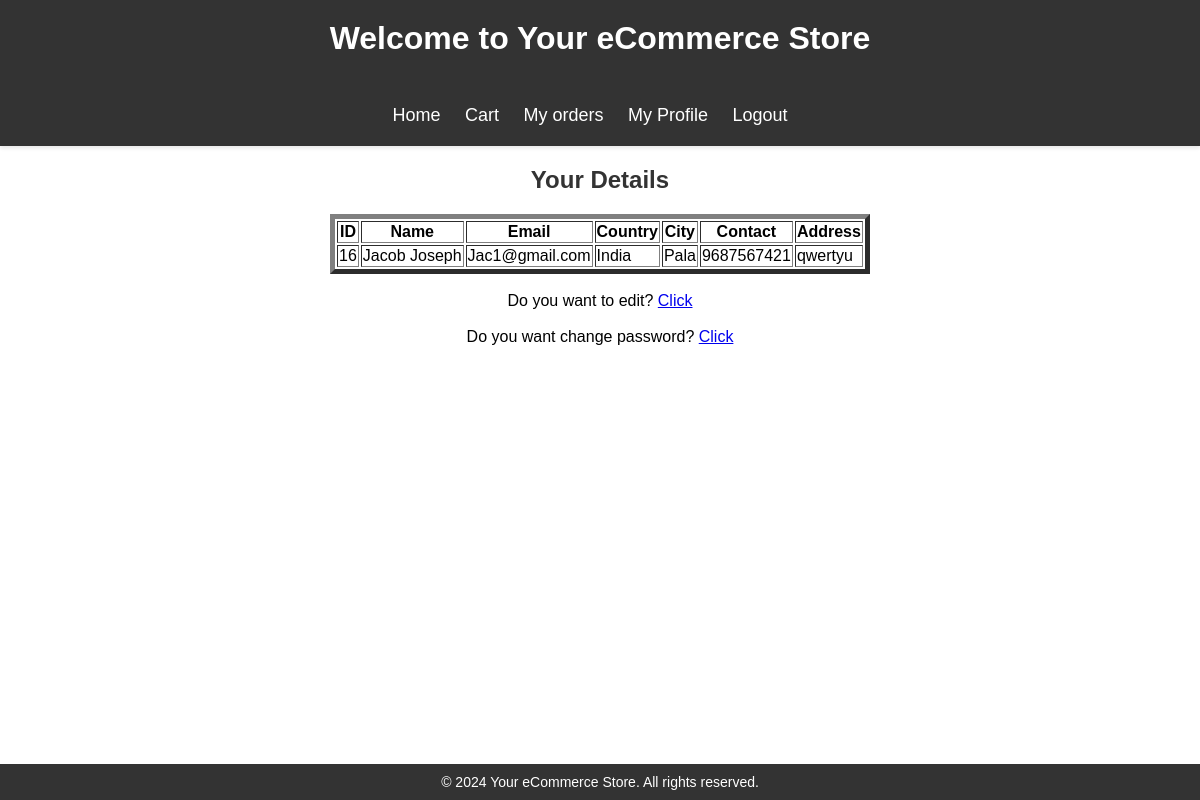
The app's page /Profile.php (signed in) with its own data.
### tables this page shows
CREATE TABLE IF NOT EXISTS `customer` (
  `Cid` int NOT NULL AUTO_INCREMENT,
  `Fullname` varchar(30) NOT NULL,
  `Username` varchar(30) NOT NULL,
  `Email` varchar(30) NOT NULL,
  `Password` varchar(20) NOT NULL,
  `Country` varchar(30) NOT NULL,
  `City` varchar(30) NOT NULL,
  `Contact` bigint NOT NULL,
  `Address` varchar(50) NOT NULL,
  PRIMARY KEY (`Username`) USING BTREE,
  UNIQUE KEY `Cid` (`Cid`)
);

### Profile.php (the view, shortened to what this page needs)
<html>
<head>
    <link rel="stylesheet" href="stylesbard.css">
</head>
<body>
    <header>
        <h1>Welcome to Your eCommerce Store</h1><br>
        <nav>
            <ul>
                <li><a href="c_index.php">Home</a></li>
                <li><a href="cart.php">Cart</a></li>
                <li><a href="myorder.php">My orders</a></li>
                <li><a href="Profile.php">My Profile</a></li>
                <li><a href="logout.php">Logout</a></li>
            </ul>
        </nav>
    </header>
    <main>
        <section class="featured-products">
            <center><h2>Your Details</h2></center>
            <table border="5" align="center">
                <tr>
                    <th>ID</th>
                    <th>Name</th>
                    <th>Email</th>
                    <th>Country</th>
                    <th>City</th>
                    <th>Contact</th>
                    <th>Address</th>
                </tr>
                <?php
                include("db.php");
                $user = $_SESSION['user'];
                $sql = "SELECT * FROM customer WHERE Username='$user'";
                $result = mysqli_query($conn, $sql);
                while ($row = mysqli_fetch_array($result)) {
                    echo "<tr>";
                    echo "<td>" . $row['Cid'] . "</td>";
                    echo "<td>" . $row['Fullname'] . "</td>";
                    echo "<td>" . $row['Email'] . "</td>";
                    echo "<td>" . $row['Country'] . "</td>";
                    echo "<td>" . $row['City'] . "</td>";
                    echo "<td>" . $row['Contact'] . "</td>";
                    echo "<td>" . $row['Address'] . "</td>";
                    echo "</tr>";
                }
                ?>
            </table></br>
            <center><p>Do you want to edit? <a href="editprofile.php">Click</a></p></center></br>
            <center><p>Do you want change password? <a href="changepass.php">Click</a></p></center>
        </section>
    </main>
    <footer id="footer">
        <p>&copy; <?php echo date("Y"); ?> Your eCommerce Store. All rights reserved.</p>
    </footer>
</body>
</html>

### stylesbard.css (style rules this page uses)
body, h1, h2, h3, ul, p, a { margin: 0; padding: 0; font-family: Arial, sans-serif; }
header { background-color: #333; color: #fff; text-align: center; padding: 20px 0; box-shadow: 0 2px 4px rgba(0, 0, 0, 0.1); }
header h1 { font-size: 32px; margin-bottom: 10px; font-weight: bold; }
nav ul { list-style-type: none; margin-top: 20px; }
nav ul li { display: inline; margin-right: 20px; }
nav ul li a { color: #fff; text-decoration: none; font-size: 18px; transition: color 0.3s ease; }
main { max-width: 1200px; margin: 0 auto; padding: 20px; }
.featured-products { margin-bottom: 30px; }
.featured-products h2 { font-size: 24px; margin-bottom: 20px; font-weight: bold; color: #333; }
footer { background-color: #333; color: #fff; text-align: center; padding: 20px 0; }
footer p { font-size: 14px; }

### Profile.php (style rules this page uses)
body { margin: 0; padding: 0; min-height: 100vh; display: flex; flex-direction: column; }
main { flex: 1; }
footer { background-color: #333; color: #fff; padding: 10px; text-align: center; }

### records on screen
customer: Cid "16", Fullname "Jacob Joseph", Email "Jac1@gmail.com", Country "India", City "Pala", Contact "9687567421", Address "qwertyu"
